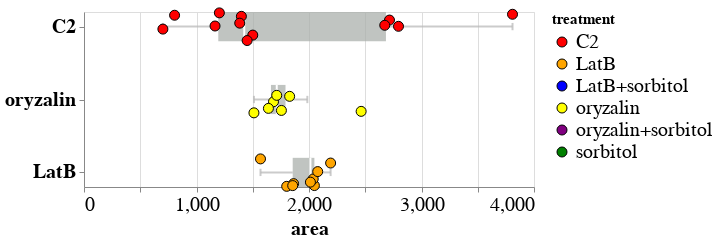

The notebook cell saved with this chart:
### Code cell
boxjitter = altcat.catplot(df[(df['treatment']=='C2')|(df['treatment']=='LatB')|(df['treatment']=='oryzalin')],
               height=175,
               width=450, 
               mark=dict(opacity=1.0, type='point'),
               box_mark=dict(strokeWidth=5, opacity=0.75, color='#abb0ac'),
               whisker_mark=dict(strokeWidth=2, opacity=0.75, color='#bababa'),
               encoding=dict(x=alt.X('area:Q', scale=alt.Scale(domain=(0,4000))),
                             y=alt.Y('treatment:N'),
#                              # For black&white version
#                              fill=alt.Color('solution:N', scale=alt.Scale(domain=['T87', 'sorbitol', 'water'], range=['#808080', '#000000', '#FFFFFF'])),
#                              # For colored version
                             fill=alt.Color('treatment:N', scale=alt.Scale(domain=['C2', 'LatB', 'LatB+sorbitol','oryzalin','oryzalin+sorbitol','sorbitol'], range=['red', 'orange', 'blue','yellow','purple','green']))),
               transform='jitterbox'
)
boxjitter.configure_text(fontWeight='bold', fontSize=20
).configure_legend(labelFontSize=20, titleFontSize=15
).configure_axis(labelFontSize=20, titleFontSize=20
).configure_mark(color='black'
).configure_point(size=100, strokeWidth=1)

### Figure 1 — Vega-Lite specification as saved in the notebook (floating-point values rounded to 4 significant figures)
{"config": {"view": {"continuousWidth": 400, "continuousHeight": 300}, "axis": {"labelFontSize": 20, "titleFontSize": 20}, "legend": {"labelFontSize": 20, "titleFontSize": 15}, "mark": {"color": "black"}, "point": {"size": 100, "strokeWidth": 1}, "text": {"fontSize": 20, "fontWeight": "bold"}}, "layer": [{"layer": [{"mark": {"type": "rule", "color": "#bababa", "opacity": 0.75, "strokeWidth": 2}, "encoding": {"x": {"type": "quantitative", "field": "bottom_whisker", "scale": {"domain": [0, 4000]}, "title": "area"}, "x2": {"field": "bottom"}, "y": {"type": "quantitative", "field": "nominal_axis_value", "scale": {}}}, "height": 175, "width": 450}, {"mark": {"type": "rule", "color": "#bababa", "opacity": 0.75, "strokeWidth": 2}, "encoding": {"x": {"type": "quantitative", "field": "top", "scale": {"domain": [0, 4000]}, "title": "area"}, "x2": {"field": "top_whisker"}, "y": {"type": "quantitative", "field": "nominal_axis_value", "scale": {}}}, "height": 175, "width": 450}, {"mark": {"type": "bar", "color": "#abb0ac", "opacity": 0.75, "size": 0.4, "strokeWidth": 5}, "encoding": {"x": {"type": "quantitative", "field": "bottom", "scale": {"domain": [0, 4000]}, "title": "area"}, "x2": {"field": "top"}, "y": {"type": "quantitative", "field": "left", "scale": {}}, "y2": {"field": "right"}}, "height": 175, "width": 450}, {"mark": {"type": "rule", "color": "white", "opacity": 1, "strokeWidth": 2}, "encoding": {"x": {"type": "quantitative", "field": "middle", "scale": {"domain": [0, 4000]}, "title": "area"}, "y": {"type": "quantitative", "field": "left", "scale": {}}, "y2": {"field": "right"}}, "height": 175, "width": 450}, {"mark": {"type": "rule", "color": "#bababa", "opacity": 0.75, "strokeWidth": 2}, "encoding": {"x": {"type": "quantitative", "field": "bottom_whisker", "scale": {"domain": [0, 4000]}, "title": "area"}, "y": {"type": "quantitative", "field": "cap_left"}, "y2": {"field": "cap_right"}}, "height": 175, "width": 450}, {"mark": {"type": "rule", "color": "#bababa", "opacity": 0.75, "strokeWidth": 2}, "encoding": {"x": {"type": "quantitative", "field": "top_whisker", "scale": {"domain": [0, 4000]}, "title": "area"}, "y": {"type": "quantitative", "field": "cap_left"}, "y2": {"field": "cap_right"}}, "height": 175, "width": 450}], "data": {"name": "data-3faf72282138787ac04998f2018dd4f2"}}, {"layer": [{"data": {"name": "data-f36b302c134251867677a4392dc2ad74"}, "mark": {"type": "point", "opacity": 1.0}, "encoding": {"x": {"type": "quantitative", "field": "area", "scale": {"domain": [0, 4000]}, "title": "area"}, "y": {"type": "quantitative", "axis": {"grid": false, "labels": false, "title": null, "values": [0, 1, 2]}, "field": "__jitter"}, "fill": {"type": "nominal", "field": "treatment", "scale": {"domain": ["C2", "LatB", "LatB+sorbitol", "oryzalin", "oryzalin+sorbitol", "sorbitol"], "range": ["red", "orange", "blue", "yellow", "purple", "green"]}}}, "height": 175, "width": 450}, {"data": {"name": "data-c973608bde1d91d58224c1b86b837f2c"}, "mark": {"type": "text", "align": "right", "baseline": "middle", "dx": -8}, "encoding": {"y": {"type": "quantitative", "axis": {"grid": false, "labels": false, "title": null, "values": [0, 1, 2]}, "field": "__jitter"}, "x": {"type": "quantitative", "field": "area", "scale": {"domain": [0, 4000]}, "title": "area"}, "text": {"type": "nominal", "field": "text"}}, "height": 175, "width": 450}]}], "$schema": "https://vega.github.io/schema/vega-lite/v4.8.1.json", "datasets": {"data-3faf72282138787ac04998f2018dd4f2": [{"nominal_axis_value": 2.0, "treatment": "C2", "middle": 1424.0, "bottom": 1194.0, "top": 2684.0, "top_whisker": 3809.0, "bottom_whisker": 701.2, "left": 1.8, "right": 2.2, "cap_left": 1.95, "cap_right": 2.05}, {"nominal_axis_value": 0.0, "treatment": "LatB", "middle": 2013.0, "bottom": 1855.0, "top": 2048.0, "top_whisker": 2192.0, "bottom_whisker": 1569.0, "left": -0.2, "right": 0.2, "cap_left": -0.05, "cap_right": 0.05}, {"nominal_axis_value": 1.0, "treatment": "oryzalin", "middle": 1713.0, "bottom": 1662.0, "top": 1791.0, "top_whisker": 1985.0, "bottom_whisker": 1511.0, "left": 0.8, "right": 1.2, "cap_left": 0.95, "cap_right": 1.05}], "data-f36b302c134251867677a4392dc2ad74": [{"name": "BY2_in_C2/cell001_corr", "max force (uN)": 899.1, "location": "cyto", "kinit": 18.97, "deltaF": 17.43, "treatment": "C2", "details": "spreads", "kret": 218.6, "area": 805.2, "Pos Z zero (um)": 41.62, "__jitter": 2.155}, {"name": "BY2_in_C2/cell002_corr", "max force (uN)": 905.0, "location": "cyto", "kinit": 21.05, "deltaF": 18.97, "treatment": "C2", "details": "spreads", "kret": 186.0, "area": 701.2, "Pos Z zero (um)": 58.64, "__jitter": 1.965}, {"name": "BY2_in_C2/cell003_corr", "max force (uN)": 898.6, "location": "cyto", "kinit": 2.188, "deltaF": 2.246, "treatment": "C2", "details": "spreads", "kret": 305.0, "area": 1165.0, "Pos Z zero (um)": 40.84, "__jitter": 2.008}, {"name": "BY2_in_C2/cell004_corr", "max force (uN)": 899.1, "location": "cyto", "kinit": 13.81, "deltaF": 12.55, "treatment": "C2", "details": "spreads", "kret": 311.2, "area": 1500.0, "Pos Z zero (um)": 29.72, "__jitter": 1.883}, {"name": "BY2_in_C2/cell005_corr", "max force (uN)": 895.8, "location": "cyto", "kinit": 8.253, "deltaF": 7.765, "treatment": "C2", "details": "spreads", "kret": 354.8, "area": 1450.0, "Pos Z zero (um)": 29.16, "__jitter": 1.809}, {"name": "BY2_in_C2/cell008_corr", "max force (uN)": 880.5, "location": "cyto", "kinit": 4.127, "deltaF": 3.831, "treatment": "C2", "details": "spreads", "kret": 423.5, "area": 2715.0, "Pos Z zero (um)": 45.97, "__jitter": 2.089}, {"name": "BY2_in_C2/cell009_corr", "max force (uN)": 888.5, "location": "cyto", "kinit": 5.785, "deltaF": 5.887, "treatment": "C2", "details": "spreads", "kret": 436.6, "area": 2673.0, "Pos Z zero (um)": 37.08, "__jitter": 2.018}, {"name": "BY2_in_C2/cell012_corr", "max force (uN)": 880.6, "location": "cyto", "kinit": 3.37, "deltaF": 3.314, "treatment": "C2", "details": "spreads", "kret": 441.0, "area": 3809.0, "Pos Z zero (um)": 43.16, "__jitter": 2.169}, {"name": "BY2_in_C2/cell013_corr", "max force (uN)": 876.8, "location": "cyto", "kinit": 4.483, "deltaF": 4.179, "treatment": "C2", "details": "spreads", "kret": 562.3, "area": 2796.0, "Pos Z zero (um)": 30.89, "__jitter": 2.004}, {"name": "BY2_in_C2/cell015_corr", "max force (uN)": 895.4, "location": "cyto", "kinit": 15.26, "deltaF": 14.39, "treatment": "C2", "details": "spreads", "kret": 345.1, "area": 1399.0, "Pos Z zero (um)": 27.7, "__jitter": 2.141}, {"name": "BY2_in_C2/cell016_corr", "max force (uN)": 891.1, "location": "cyto", "kinit": 9.307, "deltaF": 8.437, "treatment": "C2", "details": "spreads", "kret": 397.7, "area": 1384.0, "Pos Z zero (um)": 30.58, "__jitter": 2.047}, {"name": "BY2_in_C2/cell017_corr", "max force (uN)": 893.5, "location": "cyto", "kinit": 8.098, "deltaF": 7.317, "treatment": "C2", "details": "spreads", "kret": 353.6, "area": 1203.0, "Pos Z zero (um)": 28.91, "__jitter": 2.188}, {"name": "BY2_in_oryzalin/cell052_corr", "max force (uN)": 898.7, "location": "cyto", "kinit": 10.08, "deltaF": 9.3, "treatment": "oryzalin", "details": "spreads", "kret": 420.5, "area": 1684.0, "Pos Z zero (um)": 26.15, "__jitter": 0.9688}, {"name": "BY2_in_oryzalin/cell054_corr", "max force (uN)": 900.9, "location": "cyto", "kinit": 5.693, "deltaF": 5.186, "treatment": "oryzalin", "details": "spreads", "kret": 410.7, "area": 1828.0, "Pos Z zero (um)": 30.52, "__jitter": 1.043}, {"name": "BY2_in_oryzalin/cell055_corr", "max force (uN)": 901.5, "location": "cyto", "kinit": 15.47, "deltaF": 14.55, "treatment": "oryzalin", "details": "spreads", "kret": 403.4, "area": 1713.0, "Pos Z zero (um)": 27.28, "__jitter": 1.057}, {"name": "BY2_in_oryzalin/cell056_corr", "max force (uN)": 901.4, "location": "cyto", "kinit": 19.53, "deltaF": 17.83, "treatment": "oryzalin", "details": "spreads", "kret": 360.2, "area": 2463.0, "Pos Z zero (um)": 33.23, "__jitter": 0.8373}, {"name": "BY2_in_oryzalin/cell057_corr", "max force (uN)": 905.4, "location": "cyto", "kinit": 15.84, "deltaF": 14.88, "treatment": "oryzalin", "details": "spreads", "kret": 373.5, "area": 1639.0, "Pos Z zero (um)": 28.37, "__jitter": 0.8783}, {"name": "BY2_in_oryzalin/cell059_corr", "max force (uN)": 891.2, "location": "cyto", "kinit": 12.77, "deltaF": 12.24, "treatment": "oryzalin", "details": "spreads", "kret": 375.6, "area": 1511.0, "Pos Z zero (um)": 26.32, "__jitter": 0.817}, {"name": "BY2_in_oryzalin/cell060_corr", "max force (uN)": 895.6, "location": "cyto", "kinit": 4.452, "deltaF": 4.578, "treatment": "oryzalin", "details": "spreads", "kret": 424.0, "area": 1755.0, "Pos Z zero (um)": 27.13, "__jitter": 0.8502}, {"name": "BY2_in_LatB/cell023_corr", "max force (uN)": 908.4, "location": "cyto", "kinit": 8.984, "deltaF": 8.288, "treatment": "LatB", "details": "spreads", "kret": 449.4, "area": 1863.0, "Pos Z zero (um)": 29.94, "__jitter": -0.154}, {"name": "BY2_in_LatB/cell024_corr", "max force (uN)": 902.9, "location": "cyto", "kinit": 16.92, "deltaF": 15.72, "treatment": "LatB", "details": "spreads", "kret": 403.4, "area": 2048.0, "Pos Z zero (um)": 28.51, "__jitter": -0.1801}, {"name": "BY2_in_LatB/cell026_corr", "max force (uN)": 882.5, "location": "cyto", "kinit": 6.326, "deltaF": 5.858, "treatment": "LatB", "details": "spreads", "kret": 381.2, "area": 2038.0, "Pos Z zero (um)": 35.76, "__jitter": -0.08997}, {"name": "BY2_in_LatB/cell033_corr", "max force (uN)": 889.4, "location": "cyto", "kinit": 21.41, "deltaF": 19.65, "treatment": "LatB", "details": "spreads", "kret": 359.7, "area": 1569.0, "Pos Z zero (um)": 26.84, "__jitter": 0.1853}, {"name": "BY2_in_LatB/cell034_corr", "max force (uN)": 887.0, "location": "cyto", "kinit": 13.67, "deltaF": 12.72, "treatment": "LatB", "details": "spreads", "kret": 416.3, "area": 1802.0, "Pos Z zero (um)": 29.28, "__jitter": -0.191}, {"name": "BY2_in_LatB/cell035_corr", "max force (uN)": 888.4, "location": "cyto", "kinit": 2.529, "deltaF": 2.397, "treatment": "LatB", "details": "spreads", "kret": 406.0, "area": 2077.0, "Pos Z zero (um)": 40.36, "__jitter": 0.01128}, {"name": "BY2_in_LatB/cell036_corr", "max force (uN)": 895.0, "location": "cyto", "kinit": 9.3, "deltaF": 8.529, "treatment": "LatB", "details": "spreads", "kret": 440.6, "area": 1855.0, "Pos Z zero (um)": 28.29, "__jitter": -0.1809}, {"name": "BY2_in_LatB/cell037_corr", "max force (uN)": 883.1, "location": "cyto", "kinit": 4.075, "deltaF": 3.774, "treatment": "LatB", "details": "spreads", "kret": 480.0, "area": 2013.0, "Pos Z zero (um)": 40.28, "__jitter": -0.1334}, {"name": "BY2_in_LatB/cell038_corr", "max force (uN)": 892.0, "location": "cyto", "kinit": 8.142, "deltaF": 7.494, "treatment": "LatB", "details": "spreads", "kret": 371.7, "area": 2192.0, "Pos Z zero (um)": 39.6, "__jitter": 0.1286}], "data-c973608bde1d91d58224c1b86b837f2c": [{"area": 0, "__jitter": 0, "text": "LatB"}, {"area": 0, "__jitter": 1, "text": "oryzalin"}, {"area": 0, "__jitter": 2, "text": "C2"}]}}
